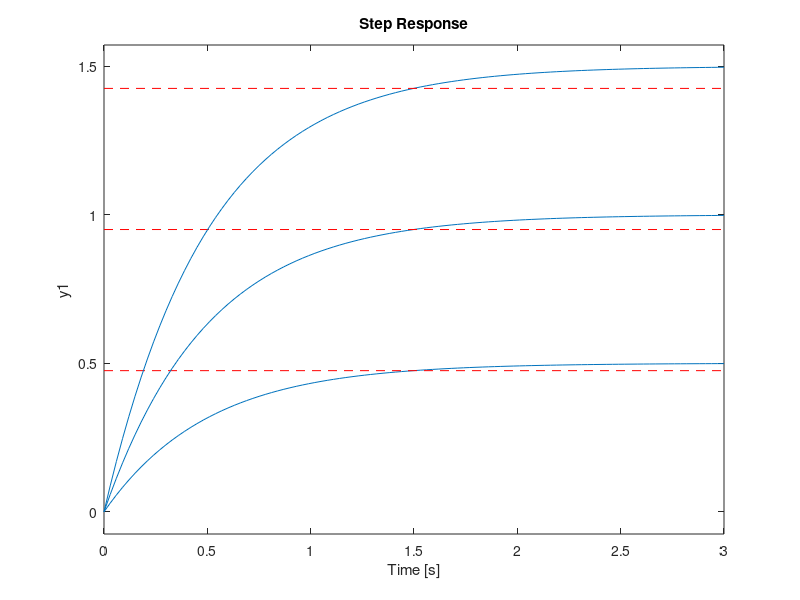

This chart was generated by the following MATLAB code:
clear all
close all
clc

K = [0.5 1 1.5];
tau = 0.5;
% Fonction de transfert
for i=1:3
    F = tf(K(i), [tau 1]);
    step(F)
    % to display all the plots on the same figure
    hold on
    % Ligne de longeur 4.5 en abscisse
    line([0 4.5], [0.95*K(i) 0.95*K(i)], 'Color', 'red', 'LineStyle', '--')
end

grid
hold off